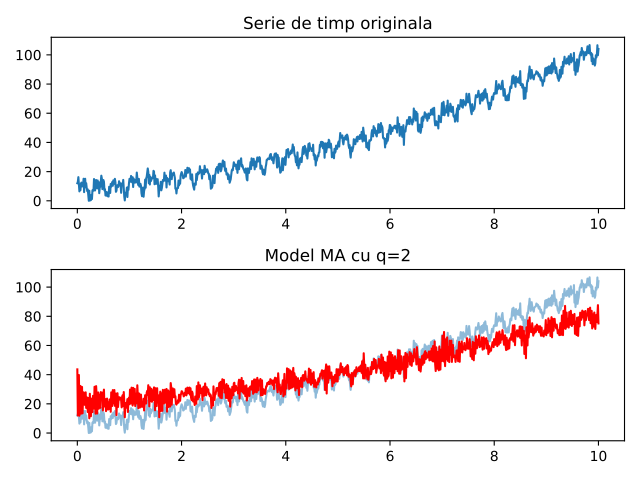

Python code for this plot:
import numpy as np
import matplotlib.pyplot as plt
from scipy.optimize import differential_evolution

# Generare serie de timp
N = 1000
t = np.linspace(0, 10, N)

trend = 0.7 * t**2 + 2.5 * t + 8
sezon = 4 * np.sin(6 * np.pi * t) + 2.5 * np.cos(12 * np.pi * t)
zgomot = np.random.normal(0, 2.5, N)

serie = trend + sezon + zgomot

# Model MA cu orizont q
q = 2


# Media initiala
mu_start = np.mean(serie)

# Definesc bounds pentru parametri: mu si q coeficienti theta
bounds = [(mu_start - 10, mu_start + 10)]  # bounds pentru mu
for _ in range(q):
    bounds.append((-1.0, 1.0))  # bounds pentru theta

# Functie obiectiv care calculeaza MSE
def cost(parametri):
    m = parametri[0]
    coeffs = parametri[1:]

    errs = np.zeros(N)
    total = 0.0

    for idx in range(N):
        estimate = m
        for j in range(q):
            prev_idx = idx - 1 - j
            if prev_idx >= 0:
                estimate += coeffs[j] * errs[prev_idx]

        errs[idx] = serie[idx] - estimate
        total += errs[idx]**2

    return total

# Optimizare globala cu differential evolution
result = differential_evolution(cost, bounds, seed=42, maxiter=300)

mu = result.x[0]
theta = result.x[1:]

print(f'Parametrii MA(q={q}):')
print(f'mu = {mu:.4f}')
print(f'theta = {theta}')

# Generare predictii cu parametrii optimi
epsilon = np.zeros(N)
y_pred = np.zeros(N)

for idx in range(N):
    val_pred = mu
    for j in range(q):
        prev_idx = idx - 1 - j
        if prev_idx >= 0:
            val_pred += theta[j] * epsilon[prev_idx]

    y_pred[idx] = val_pred
    epsilon[idx] = serie[idx] - val_pred

# Vizualizare
plt.subplot(2, 1, 1)
plt.plot(t, serie, label='Serie originala')
plt.title('Serie de timp originala')

plt.subplot(2, 1, 2)
plt.plot(t, serie, label='Original', alpha=0.5)
plt.plot(t, y_pred, label=f'MA(q={q})', color='red')
plt.title(f'Model MA cu q={q}')

plt.tight_layout()
plt.savefig('exercitiul3.pdf')
plt.show()
